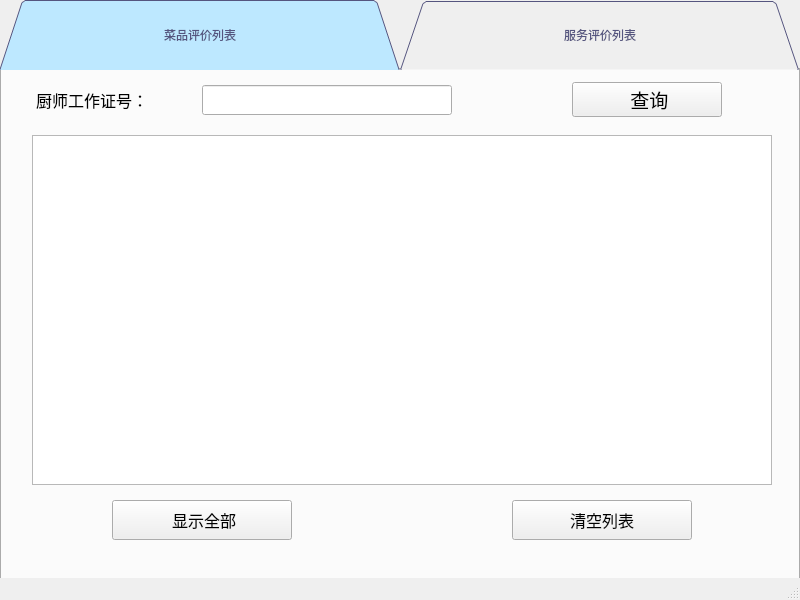
<?xml version="1.0" encoding="UTF-8"?>
<ui version="4.0">
 <class>datawindow</class>
 <widget class="QMainWindow" name="datawindow">
  <property name="geometry">
   <rect>
    <x>0</x>
    <y>0</y>
    <width>800</width>
    <height>600</height>
   </rect>
  </property>
  <property name="windowTitle">
   <string>MainWindow</string>
  </property>
  <widget class="QWidget" name="centralwidget">
   <widget class="QTabWidget" name="tabWidget">
    <property name="geometry">
     <rect>
      <x>0</x>
      <y>0</y>
      <width>800</width>
      <height>600</height>
     </rect>
    </property>
    <property name="styleSheet">
     <string notr="true">QTabBar::tab{
background: rgb(188, 203, 255);
	color: rgb(85, 85, 127);
	padding:20px;
width:360px;
height:30px;
	font: 14pt &quot;微软雅黑&quot;;
}
QTabBar::tab:selected{
background-color: rgb(189, 232, 255);

}</string>
    </property>
    <property name="tabShape">
     <enum>QTabWidget::Triangular</enum>
    </property>
    <property name="currentIndex">
     <number>0</number>
    </property>
    <widget class="QWidget" name="tab">
     <attribute name="title">
      <string>菜品评价列表</string>
     </attribute>
     <widget class="QLabel" name="label_2">
      <property name="geometry">
       <rect>
        <x>30</x>
        <y>15</y>
        <width>150</width>
        <height>30</height>
       </rect>
      </property>
      <property name="font">
       <font>
        <family>微软雅黑</family>
        <pointsize>12</pointsize>
       </font>
      </property>
      <property name="text">
       <string> 厨师工作证号：</string>
      </property>
     </widget>
     <widget class="QLineEdit" name="lCook">
      <property name="geometry">
       <rect>
        <x>200</x>
        <y>15</y>
        <width>250</width>
        <height>30</height>
       </rect>
      </property>
      <property name="font">
       <font>
        <family>微软雅黑</family>
        <pointsize>10</pointsize>
       </font>
      </property>
     </widget>
     <widget class="QPushButton" name="bCookQuery">
      <property name="geometry">
       <rect>
        <x>570</x>
        <y>12</y>
        <width>150</width>
        <height>35</height>
       </rect>
      </property>
      <property name="font">
       <font>
        <family>微软雅黑</family>
        <pointsize>14</pointsize>
       </font>
      </property>
      <property name="text">
       <string> 查询</string>
      </property>
     </widget>
     <widget class="QTableView" name="cTable">
      <property name="geometry">
       <rect>
        <x>30</x>
        <y>65</y>
        <width>740</width>
        <height>350</height>
       </rect>
      </property>
      <property name="font">
       <font>
        <family>微软雅黑</family>
        <pointsize>10</pointsize>
       </font>
      </property>
      <property name="sizeAdjustPolicy">
       <enum>QAbstractScrollArea::AdjustToContentsOnFirstShow</enum>
      </property>
     </widget>
     <widget class="QPushButton" name="bCookShow">
      <property name="enabled">
       <bool>true</bool>
      </property>
      <property name="geometry">
       <rect>
        <x>110</x>
        <y>430</y>
        <width>180</width>
        <height>40</height>
       </rect>
      </property>
      <property name="font">
       <font>
        <family>微软雅黑</family>
        <pointsize>12</pointsize>
       </font>
      </property>
      <property name="text">
       <string> 显示全部</string>
      </property>
     </widget>
     <widget class="QPushButton" name="bCookClear">
      <property name="enabled">
       <bool>true</bool>
      </property>
      <property name="geometry">
       <rect>
        <x>510</x>
        <y>430</y>
        <width>180</width>
        <height>40</height>
       </rect>
      </property>
      <property name="font">
       <font>
        <family>微软雅黑</family>
        <pointsize>12</pointsize>
       </font>
      </property>
      <property name="text">
       <string>清空列表</string>
      </property>
     </widget>
    </widget>
    <widget class="QWidget" name="tab_2">
     <attribute name="title">
      <string>服务评价列表</string>
     </attribute>
     <widget class="QLabel" name="label">
      <property name="geometry">
       <rect>
        <x>30</x>
        <y>15</y>
        <width>180</width>
        <height>30</height>
       </rect>
      </property>
      <property name="font">
       <font>
        <family>微软雅黑</family>
        <pointsize>12</pointsize>
       </font>
      </property>
      <property name="text">
       <string>服务员工作证号：</string>
      </property>
     </widget>
     <widget class="QLineEdit" name="lWaiter">
      <property name="geometry">
       <rect>
        <x>200</x>
        <y>15</y>
        <width>250</width>
        <height>30</height>
       </rect>
      </property>
      <property name="font">
       <font>
        <family>微软雅黑</family>
        <pointsize>10</pointsize>
       </font>
      </property>
     </widget>
     <widget class="QPushButton" name="bWaiterQuery">
      <property name="geometry">
       <rect>
        <x>570</x>
        <y>12</y>
        <width>150</width>
        <height>35</height>
       </rect>
      </property>
      <property name="font">
       <font>
        <family>微软雅黑</family>
        <pointsize>14</pointsize>
       </font>
      </property>
      <property name="text">
       <string> 查询</string>
      </property>
     </widget>
     <widget class="QTableView" name="wTable">
      <property name="geometry">
       <rect>
        <x>30</x>
        <y>65</y>
        <width>740</width>
        <height>350</height>
       </rect>
      </property>
      <property name="font">
       <font>
        <family>微软雅黑</family>
        <pointsize>10</pointsize>
       </font>
      </property>
      <property name="sizeAdjustPolicy">
       <enum>QAbstractScrollArea::AdjustToContentsOnFirstShow</enum>
      </property>
     </widget>
     <widget class="QPushButton" name="bWaiterShow">
      <property name="enabled">
       <bool>true</bool>
      </property>
      <property name="geometry">
       <rect>
        <x>30</x>
        <y>430</y>
        <width>180</width>
        <height>40</height>
       </rect>
      </property>
      <property name="font">
       <font>
        <family>微软雅黑</family>
        <pointsize>12</pointsize>
       </font>
      </property>
      <property name="text">
       <string> 显示全部</string>
      </property>
     </widget>
     <widget class="QPushButton" name="bWaiterClear">
      <property name="enabled">
       <bool>true</bool>
      </property>
      <property name="geometry">
       <rect>
        <x>310</x>
        <y>430</y>
        <width>180</width>
        <height>40</height>
       </rect>
      </property>
      <property name="font">
       <font>
        <family>微软雅黑</family>
        <pointsize>12</pointsize>
       </font>
      </property>
      <property name="text">
       <string> 清空列表</string>
      </property>
     </widget>
     <widget class="QPushButton" name="bExit">
      <property name="enabled">
       <bool>true</bool>
      </property>
      <property name="geometry">
       <rect>
        <x>590</x>
        <y>430</y>
        <width>180</width>
        <height>40</height>
       </rect>
      </property>
      <property name="font">
       <font>
        <family>微软雅黑</family>
        <pointsize>12</pointsize>
       </font>
      </property>
      <property name="text">
       <string>退出系统</string>
      </property>
     </widget>
    </widget>
   </widget>
  </widget>
  <widget class="QMenuBar" name="menubar">
   <property name="geometry">
    <rect>
     <x>0</x>
     <y>0</y>
     <width>800</width>
     <height>17</height>
    </rect>
   </property>
  </widget>
  <widget class="QStatusBar" name="statusbar"/>
 </widget>
 <resources/>
 <connections/>
</ui>
